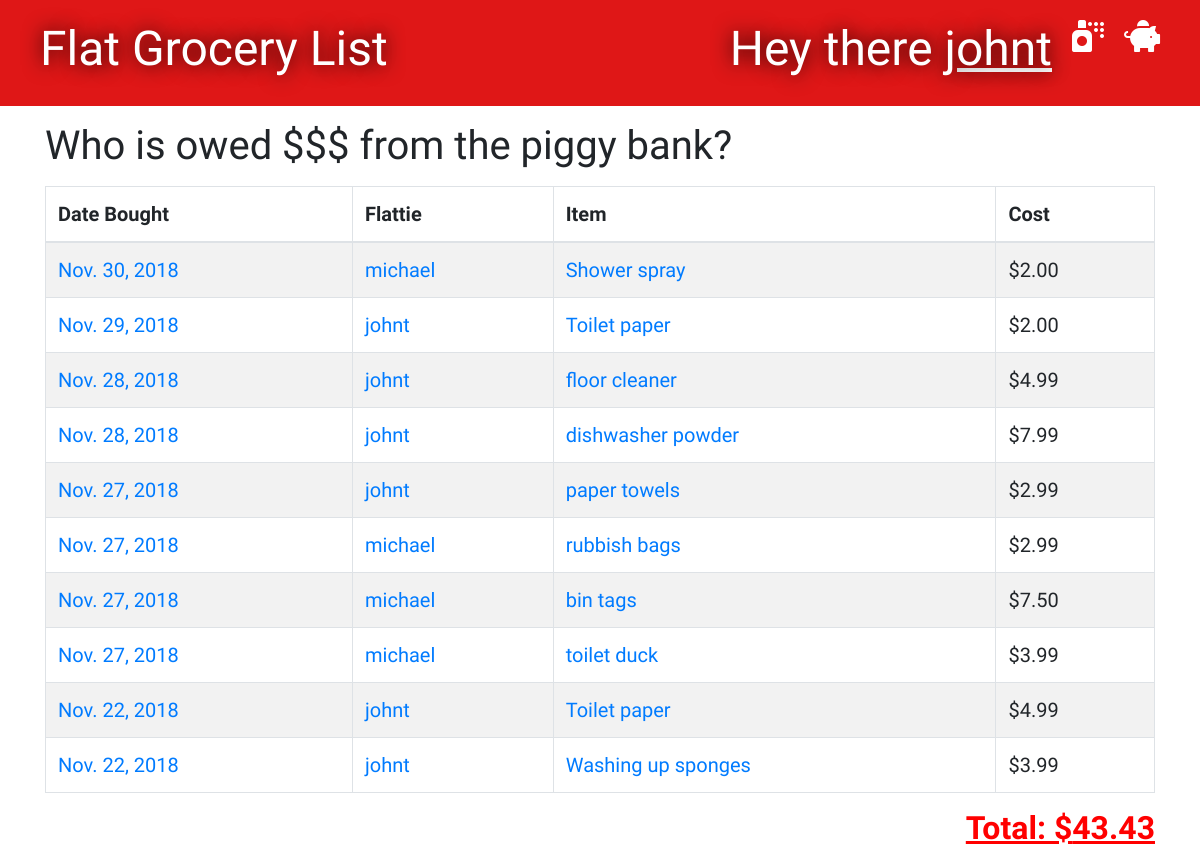
Page / (signed in) on the earlier database version.
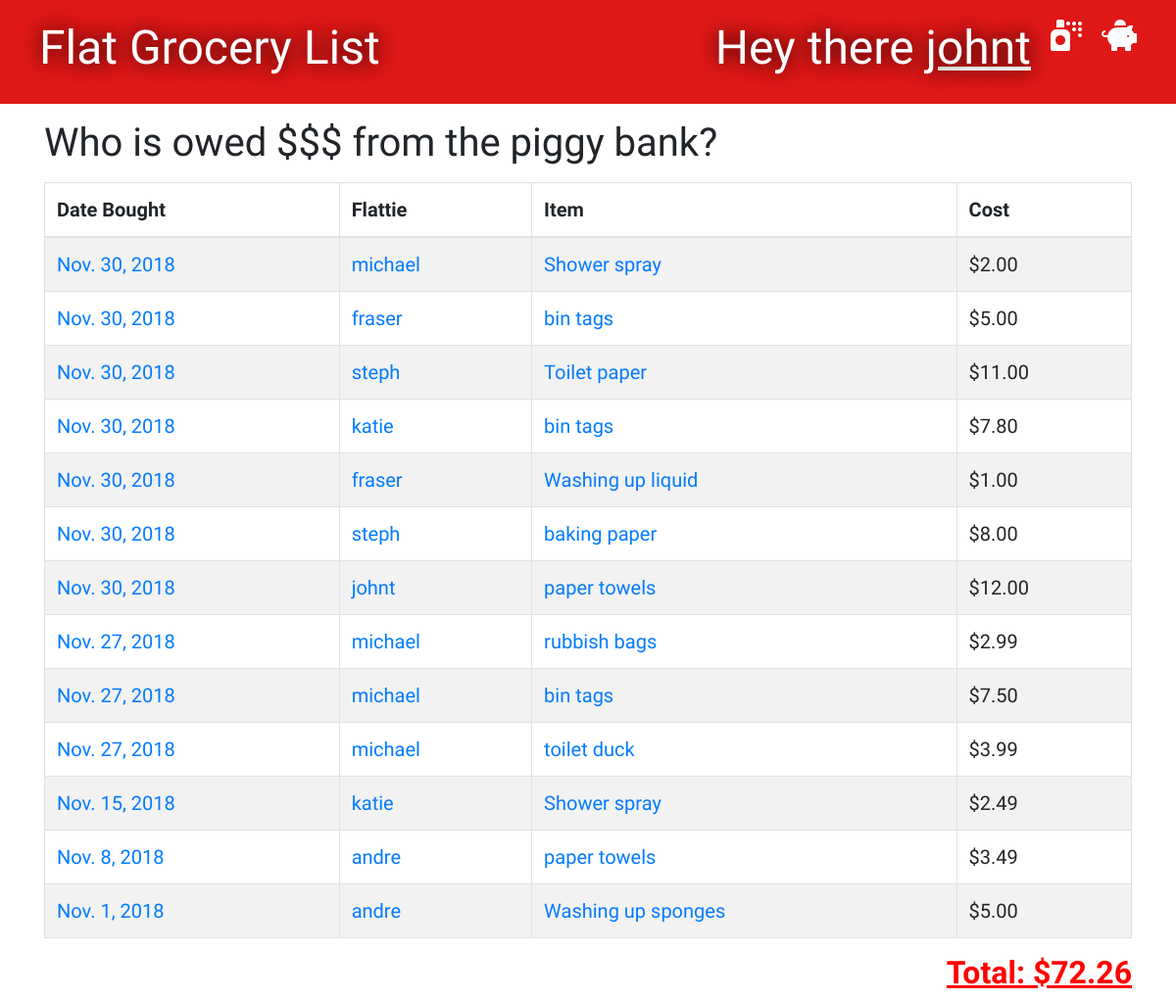
Same page on the later database version.
### groceries/models.py (models this page shows, shortened)
class Grocery(models.Model):
    person = models.ForeignKey('auth.User', on_delete=models.CASCADE)
    item = models.CharField(max_length=100)
    cost = models.DecimalField(max_digits=8, decimal_places=2)
    bought_date = models.DateField(default=timezone.now)
    paid_date = models.DateField(blank=True, null=True)

### groceries/views.py (the view)
# urls.py: path('', views.grocery_list, name='grocery_list'),
@ login_required
def grocery_list(request):
    groceries = Grocery.objects.filter(bought_date__lte=timezone.now()).filter(paid_date__isnull=True).order_by('-bought_date')
    total = 0
    for grocery in groceries:
        total += grocery.cost
    stuff_for_front_end = {'groceries': groceries, 'total': total}
    return render(request, 'groceries/groceries_list.html', stuff_for_front_end)

### groceries/templates/groceries/groceries_list.html (shortened to what this page needs)
{% extends 'groceries/base.html' %}
{% block content %}
    {% if user.is_authenticated %}
        <h1>Who is owed $$$ from the piggy bank?</h1>
        <table id="tablePreview" class="table table-striped table-hover table-bordered">
            <thead>
            <tr>
                <th>Date Bought</th>
                <th>Flattie</th>
                <th>Item</th>
                <th>Cost</th>
            </tr>
            </thead>
            <tbody>
                {% for grocery in groceries %}
                    <tr>
                        <td><a href="{% url 'bought_date_list' bought_date=grocery.bought_date %}">{{ grocery.bought_date }}</a></td>
                        <td><a href="{% url 'purchaser_list' person_id=grocery.person_id %}">{{ grocery.person }}</a></td>
                        <td><a href="{% url 'edit_item' pk=grocery.pk %}">{{ grocery.item }}</a></td>
                        <td>${{ grocery.cost }}</td>
                    </tr>
                {% endfor %}
            </tbody>
        </table>
        <div>
            <h2 style="float:right"><u>Total: ${{ total }}</u></h2>
        </div>
    {% endif %}
{% endblock %}

### groceries/templates/groceries/base.html (shortened to what this page needs)
{% load staticfiles %}
<!DOCTYPE html>
<html lang="en">
<head>
    <link rel="stylesheet" href="https://stackpath.bootstrapcdn.com/bootstrap/4.1.3/css/bootstrap.min.css">
    <link rel="stylesheet" href="{% static 'css/groceries.css' %}">
    <link rel="stylesheet" href="https://use.fontawesome.com/releases/v5.5.0/css/all.css"
>
</head>
<body>
<div class="page-header">
    {% if user.is_authenticated %}
        <a href="{% url 'piggy_page' %}" class="top-menu"><i class="fas fa-piggy-bank fa-2x"></i></a>
        <a href="{% url 'groceries_new' %}" class="top-menu"><i class="fas fa-spray-can fa-2x"></i></a>
        <h1 class="top-menu">Hey there <a href="{% url 'user_purchaser_list' %}"><u>{{ user.username }}</u></a></h1>
    {% endif %}
    <h1><a href="{% url 'grocery_list' %}">Flat Grocery List</a></h1>
</div>
<div class="'content container">
    <div class="'row">
        <div class="'col-md-8">
            {% block content %}
            {% endblock %}
        </div>
    </div>
</div>
</body>
</html>

### groceries/static/css/groceries.css (style rules this page uses)
.page-header { background-color: #DF1717; margin-top: 0; padding: 20px 20px 20px 40px; }
.page-header h1, .page-header h1 a { color: #ffffff; text-shadow: 0 0 20px black; font-size: 36pt; text-decoration: none; }
.table { font-family: 'Indie Flower', cursive; font-size: 15pt; }
h1, h2, h3, h4 { font-family: 'Indie Flower', cursive; }
h2 { color: red; font-weight: 700; }
.top-menu, .top-menu:hover { color: #ffffff; float: right; margin-right: 20px; }

Differences in the rows shown:
removed Grocery: bought_date "Nov. 29, 2018", person "johnt", item "Toilet paper", cost "2.00"
removed Grocery: bought_date "Nov. 28, 2018", person "johnt", item "floor cleaner", cost "4.99"
removed Grocery: bought_date "Nov. 28, 2018", person "johnt", item "dishwasher powder", cost "7.99"
removed Grocery: bought_date "Nov. 27, 2018", person "johnt", item "paper towels", cost "2.99"
removed Grocery: bought_date "Nov. 22, 2018", person "johnt", item "Toilet paper", cost "4.99"
removed Grocery: bought_date "Nov. 22, 2018", person "johnt", item "Washing up sponges", cost "3.99"
added Grocery: bought_date "Nov. 30, 2018", person "fraser", item "bin tags", cost "5.00"
added Grocery: bought_date "Nov. 30, 2018", person "steph", item "Toilet paper", cost "11.00"
added Grocery: bought_date "Nov. 30, 2018", person "katie", item "bin tags", cost "7.80"
added Grocery: bought_date "Nov. 30, 2018", person "fraser", item "Washing up liquid", cost "1.00"
added Grocery: bought_date "Nov. 30, 2018", person "steph", item "baking paper", cost "8.00"
added Grocery: bought_date "Nov. 30, 2018", person "johnt", item "paper towels", cost "12.00"
added Grocery: bought_date "Nov. 15, 2018", person "katie", item "Shower spray", cost "2.49"
added Grocery: bought_date "Nov. 8, 2018", person "andre", item "paper towels", cost "3.49"
added Grocery: bought_date "Nov. 1, 2018", person "andre", item "Washing up sponges", cost "5.00"
Other differences:
{{ total }}: "43.43" → "72.26"
